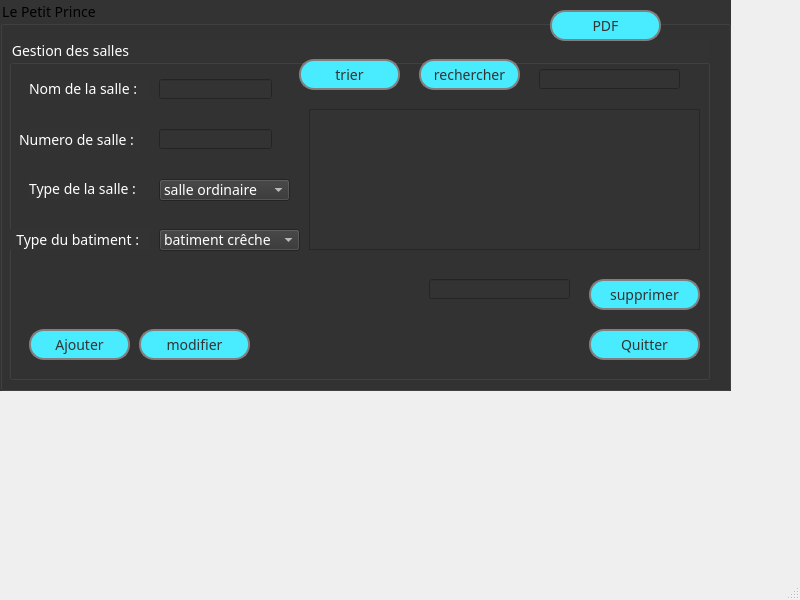
<?xml version="1.0" encoding="UTF-8"?>
<ui version="4.0">
 <class>salle</class>
 <widget class="QMainWindow" name="salle">
  <property name="geometry">
   <rect>
    <x>0</x>
    <y>0</y>
    <width>800</width>
    <height>600</height>
   </rect>
  </property>
  <property name="windowTitle">
   <string>MainWindow</string>
  </property>
  <widget class="QWidget" name="centralwidget">
   <widget class="QGroupBox" name="groupBox">
    <property name="geometry">
     <rect>
      <x>0</x>
      <y>0</y>
      <width>731</width>
      <height>391</height>
     </rect>
    </property>
    <property name="styleSheet">
     <string notr="true">*{
font-family: century gothic;
font-size:14px

}
*{
background:#333;
}</string>
    </property>
    <property name="title">
     <string>Le Petit Prince</string>
    </property>
    <widget class="QGroupBox" name="groupBox_2">
     <property name="geometry">
      <rect>
       <x>9</x>
       <y>39</y>
       <width>701</width>
       <height>341</height>
      </rect>
     </property>
     <property name="styleSheet">
      <string notr="true">color:white;
</string>
     </property>
     <property name="title">
      <string>Gestion des salles</string>
     </property>
     <widget class="QLabel" name="label">
      <property name="geometry">
       <rect>
        <x>0</x>
        <y>190</y>
        <width>141</width>
        <height>21</height>
       </rect>
      </property>
      <property name="styleSheet">
       <string notr="true">color:white;</string>
      </property>
      <property name="text">
       <string>  Type du batiment :</string>
      </property>
     </widget>
     <widget class="QLabel" name="label_2">
      <property name="geometry">
       <rect>
        <x>10</x>
        <y>90</y>
        <width>121</width>
        <height>21</height>
       </rect>
      </property>
      <property name="styleSheet">
       <string notr="true">color:white;</string>
      </property>
      <property name="text">
       <string>Numero de salle :</string>
      </property>
     </widget>
     <widget class="QLineEdit" name="lineEdit">
      <property name="geometry">
       <rect>
        <x>150</x>
        <y>90</y>
        <width>113</width>
        <height>20</height>
       </rect>
      </property>
     </widget>
     <widget class="QLabel" name="label_3">
      <property name="geometry">
       <rect>
        <x>20</x>
        <y>140</y>
        <width>131</width>
        <height>20</height>
       </rect>
      </property>
      <property name="styleSheet">
       <string notr="true">color:white;</string>
      </property>
      <property name="text">
       <string>Type de la salle :</string>
      </property>
     </widget>
     <widget class="QLabel" name="label_4">
      <property name="geometry">
       <rect>
        <x>20</x>
        <y>40</y>
        <width>121</width>
        <height>20</height>
       </rect>
      </property>
      <property name="styleSheet">
       <string notr="true">color:white;
</string>
      </property>
      <property name="text">
       <string>Nom de la salle :</string>
      </property>
     </widget>
     <widget class="QLineEdit" name="lineEdit_2">
      <property name="geometry">
       <rect>
        <x>150</x>
        <y>40</y>
        <width>113</width>
        <height>20</height>
       </rect>
      </property>
     </widget>
     <widget class="QPushButton" name="pushButton_7">
      <property name="geometry">
       <rect>
        <x>20</x>
        <y>290</y>
        <width>101</width>
        <height>31</height>
       </rect>
      </property>
      <property name="styleSheet">
       <string notr="true">QPushButton
{
background:#49ebff ; 
border-radius:15px; 
color:#333; 
border: 2px solid gray ;
padding: 0.8px;
}
QPushButton:hover
{
color:#333; 
border-radius:15px;
background:#c7cf00;
border: 2px solid gray ;
padding: 0.8px;
}</string>
      </property>
      <property name="text">
       <string>Ajouter</string>
      </property>
     </widget>
     <widget class="QPushButton" name="pushButton_8">
      <property name="geometry">
       <rect>
        <x>580</x>
        <y>290</y>
        <width>111</width>
        <height>31</height>
       </rect>
      </property>
      <property name="styleSheet">
       <string notr="true">QPushButton
{
background:#49ebff ; 
border-radius:15px; 
color:#333; 
border: 2px solid gray ;
padding: 0.8px;
}
QPushButton:hover
{
color:#333; 
border-radius:15px;
background:#c7cf00;
border: 2px solid gray ;
padding: 0.8px;
}</string>
      </property>
      <property name="text">
       <string>Quitter</string>
      </property>
     </widget>
     <widget class="QComboBox" name="comboBox">
      <property name="geometry">
       <rect>
        <x>150</x>
        <y>140</y>
        <width>131</width>
        <height>22</height>
       </rect>
      </property>
      <item>
       <property name="text">
        <string>salle ordinaire</string>
       </property>
      </item>
      <item>
       <property name="text">
        <string>salle de club</string>
       </property>
      </item>
     </widget>
     <widget class="QComboBox" name="comboBox_2">
      <property name="geometry">
       <rect>
        <x>150</x>
        <y>190</y>
        <width>141</width>
        <height>22</height>
       </rect>
      </property>
      <item>
       <property name="text">
        <string>batiment crêche</string>
       </property>
      </item>
      <item>
       <property name="text">
        <string>batiment jardin d'enfant</string>
       </property>
      </item>
      <item>
       <property name="text">
        <string>batiment garderie</string>
       </property>
      </item>
     </widget>
     <widget class="QTableView" name="tableView">
      <property name="geometry">
       <rect>
        <x>300</x>
        <y>70</y>
        <width>391</width>
        <height>141</height>
       </rect>
      </property>
      <property name="styleSheet">
       <string notr="true">color:Grey;
</string>
      </property>
     </widget>
     <widget class="QLineEdit" name="lineEdit_3">
      <property name="geometry">
       <rect>
        <x>530</x>
        <y>30</y>
        <width>141</width>
        <height>20</height>
       </rect>
      </property>
     </widget>
     <widget class="QPushButton" name="pushButton_10">
      <property name="geometry">
       <rect>
        <x>580</x>
        <y>240</y>
        <width>111</width>
        <height>31</height>
       </rect>
      </property>
      <property name="styleSheet">
       <string notr="true">QPushButton
{
background:#49ebff ; 
border-radius:15px; 
color:#333; 
border: 2px solid gray ;
padding: 0.8px;
}
QPushButton:hover
{
color:#333; 
border-radius:15px;
background:#c7cf00;
border: 2px solid gray ;
padding: 0.8px;
}</string>
      </property>
      <property name="text">
       <string>supprimer</string>
      </property>
     </widget>
     <widget class="QLineEdit" name="lineEdit_4">
      <property name="geometry">
       <rect>
        <x>420</x>
        <y>240</y>
        <width>141</width>
        <height>20</height>
       </rect>
      </property>
      <property name="readOnly">
       <bool>true</bool>
      </property>
     </widget>
     <widget class="QPushButton" name="pushButton_11">
      <property name="geometry">
       <rect>
        <x>130</x>
        <y>290</y>
        <width>111</width>
        <height>31</height>
       </rect>
      </property>
      <property name="styleSheet">
       <string notr="true">QPushButton
{
background:#49ebff ; 
border-radius:15px; 
color:#333; 
border: 2px solid gray ;
padding: 0.8px;
}
QPushButton:hover
{
color:#333; 
border-radius:15px;
background:#c7cf00;
border: 2px solid gray ;
padding: 0.8px;
}</string>
      </property>
      <property name="text">
       <string>modifier</string>
      </property>
     </widget>
     <widget class="QPushButton" name="pushButton_13">
      <property name="geometry">
       <rect>
        <x>290</x>
        <y>20</y>
        <width>101</width>
        <height>31</height>
       </rect>
      </property>
      <property name="styleSheet">
       <string notr="true">QPushButton
{
background:#49ebff ; 
border-radius:15px; 
color:#333; 
border: 2px solid gray ;
padding: 0.8px;
}
QPushButton:hover
{
color:#333; 
border-radius:15px;
background:#c7cf00;
border: 2px solid gray ;
padding: 0.8px;
}</string>
      </property>
      <property name="text">
       <string>trier</string>
      </property>
     </widget>
     <widget class="QPushButton" name="pushButton_14">
      <property name="geometry">
       <rect>
        <x>410</x>
        <y>20</y>
        <width>101</width>
        <height>31</height>
       </rect>
      </property>
      <property name="styleSheet">
       <string notr="true">QPushButton
{
background:#49ebff ; 
border-radius:15px; 
color:#333; 
border: 2px solid gray ;
padding: 0.8px;
}
QPushButton:hover
{
color:#333; 
border-radius:15px;
background:#c7cf00;
border: 2px solid gray ;
padding: 0.8px;
}</string>
      </property>
      <property name="text">
       <string>rechercher</string>
      </property>
     </widget>
    </widget>
    <widget class="QPushButton" name="pushButton_12">
     <property name="geometry">
      <rect>
       <x>550</x>
       <y>10</y>
       <width>111</width>
       <height>31</height>
      </rect>
     </property>
     <property name="styleSheet">
      <string notr="true">QPushButton
{
background:#49ebff ; 
border-radius:15px; 
color:#333; 
border: 2px solid gray ;
padding: 0.8px;
}
QPushButton:hover
{
color:#333; 
border-radius:15px;
background:#c7cf00;
border: 2px solid gray ;
padding: 0.8px;
}</string>
     </property>
     <property name="text">
      <string>PDF</string>
     </property>
    </widget>
   </widget>
  </widget>
  <widget class="QMenuBar" name="menubar">
   <property name="geometry">
    <rect>
     <x>0</x>
     <y>0</y>
     <width>800</width>
     <height>22</height>
    </rect>
   </property>
  </widget>
  <widget class="QStatusBar" name="statusbar"/>
 </widget>
 <resources/>
 <connections>
  <connection>
   <sender>pushButton_8</sender>
   <signal>clicked()</signal>
   <receiver>salle</receiver>
   <slot>close()</slot>
   <hints>
    <hint type="sourcelabel">
     <x>611</x>
     <y>359</y>
    </hint>
    <hint type="destinationlabel">
     <x>769</x>
     <y>238</y>
    </hint>
   </hints>
  </connection>
 </connections>
</ui>
